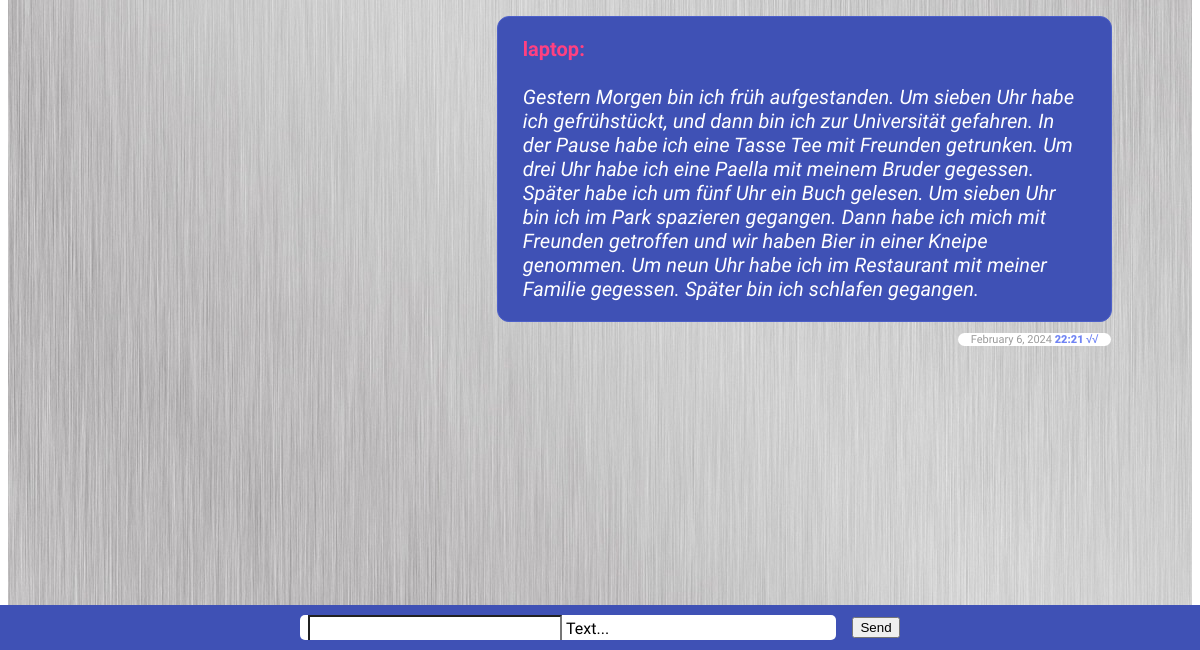
/ (signed in, lower part), run on an earlier commit of the app's database.
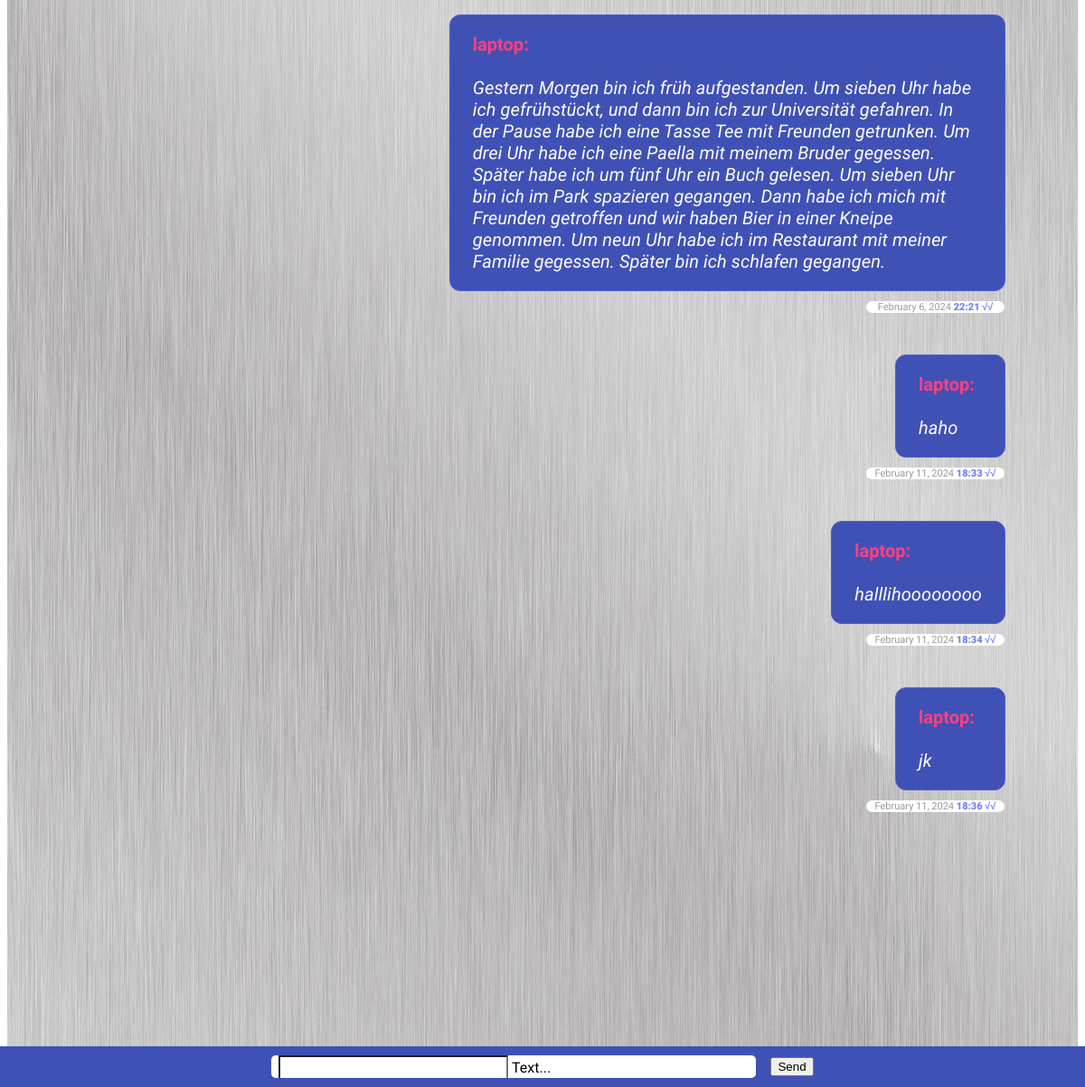
And on a later commit of the database.
### chat/models.py (models this page shows)
class Message(models.Model):
    text = models.CharField(max_length=500)
    created_at = models.DateTimeField(default=datetime.now)
    chat = models.ForeignKey(Chat, on_delete=models.CASCADE, related_name='chat_message_set', default=None, blank=True, null=True)
    author = models.ForeignKey(settings.AUTH_USER_MODEL, on_delete=models.CASCADE, related_name='author_message_set')
    receiver = models.ForeignKey(settings.AUTH_USER_MODEL, on_delete=models.CASCADE, related_name='receiver_message_set')

### chat/views.py (the view, shortened to what this page needs)
# urls.py: path('', index, name='index'),
@login_required(login_url = '/login/')
def index(request):
   myChat = Chat.objects.get(id=1)
   chatMessages = Message.objects.filter(chat__id=1)
   return render(request, 'chat/index.html', {'messages': chatMessages})

### chat/templates/chat/index.html (shortened to what this page needs)
{% extends "base.html" %}
{% block content %}
{% if request.user.is_authenticated %}
<div class="message-container" id="messageContainer">
{% for message in messages %}
          {% if message.author == request.user %}
          <div class="wrapper-maim-user">
            <div class="main-user date-border">
                <span> <b class="color-red">{{ message.author }}:</b><br><br><i class="text-main ">{{ message.text }}</i></span>
                <span class="main-user-time">
                  <span class="color-gray">{{ message.created_at|date:"F" }}</span>
                  <span class="color-gray">{{ message.created_at|date:"j" }},</span>
                  <span class="color-gray">{{ message.created_at|date:"Y" }}</span>
                  <span class="color-blue"><b class="fw-900">{{ message.created_at|date:"H:i" }} √√</b></span>
                </span>
            </div>
          </div>
{% endif %}
  {% endfor %}
</div>
<div class="form-container">
     <form onsubmit="sendMessage() ; return false;"   method="post">
       <div class="form-content" >
       <div class="mdl-textfield ptb-10 pl-8 mdl-textfield-width mdl-js-textfield mdl-textfield--floating-label mdl-bg">
          <input class="mdl-textfield__input p-0 mdl-textfield__input-style" name="textmessage" type="text" id="messageField" />
          <label class="mdl-textfield__label" for="messageField">Text...</label>
       </div>
       <div class="send-btn">
         <button  class="mdl-button mdl-js-button mdl-button--raised mdl-js-ripple-effect mdl-button--accent">Send</button>
       </div>
          </div>
     </form>
</div>
{% else %}
  <h1>Nicht eigeloggt</h1>
  <p>Du bist aktuell nicht eingelogt, <br>
  bitte <a href="/login/">hier</a> einlogen.</p>
{% endif %}
{% endblock %}

What changed in the data, as far as the page shows it:
added Message: author "laptop", text "haho", created_at "February", created_at "11", created_at "2024", created_at "18:33"
added Message: author "laptop", text "halllihoooooooo", created_at "February", created_at "11", created_at "2024", created_at "18:34"
added Message: author "laptop", text "jk", created_at "February", created_at "11", created_at "2024", created_at "18:36"
